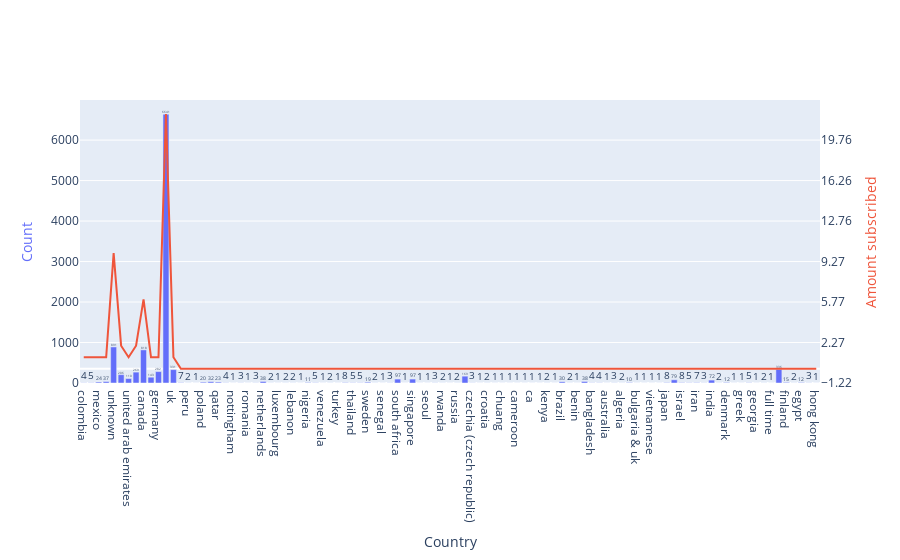

Notebook code for this chart:
### Code cell
bar(df.Country, df.subscribed, "Country", target_average_name="Amount subscribed", plot_average=False)

### Figure 1 — Plotly figure (JSON) as saved in the notebook; plotly's stock layout.template omitted (floating-point values rounded to 4 significant figures)
{"data": [{"showlegend": false, "texttemplate": "%{y}", "type": "bar", "x": ["colombia", "morocco", "mexico", "china", "unknown", "saudi arabia", "united arab emirates", "australia", "canada", "switzerland", "germany", "usa", "uk", "pakistan", "peru", "philadelphia", "poland", "portugal", "qatar", "philippines", "nottingham", "norway", "romania", "new zealand", "netherlands", "malaysia", "luxembourg ", "luxembourg", "lebanon", "latvia", "nigeria", "vietnam", "venezuela", "ukraine", "turkey", "tunisia", "thailand", "taiwan", "sweden", "sri lanka", "senegal", "south korea", "south africa", "singapore ", "singapore", "serbia", "seoul", "kuwait", "rwanda", "russia&ukraine", "russia", "spain", "czechia (czech republic)", "czechia", "croatia", "congo", "chuang", "central african republic", "cameroon", "california", "ca ", "ca", "kenya", "bulgaria", "brazil", "bolivia", "benin", "belgium", "bangladesh", "austria", "australia ", "argentina", "algeria", "-", "bulgaria & uk", "korea", "vietnamese", "jordan", "japan", "italy", "israel", "ireland", "iran", "indonesia", "india", "hungary", "denmark", "guinea", "greek", "greece", "georgia ", "georgia", "full time", "france", "finland", "england", "egypt", "dubai", "hong kong"], "y": [4, 5, 24, 37, 891, 206, 110, 269, 818, 143, 282, 6641, 331, 7, 2, 1, 20, 32, 23, 4, 1, 3, 1, 3, 38, 2, 1, 2, 2, 1, 11, 5, 1, 2, 1, 8, 5, 5, 19, 2, 1, 3, 97, 1, 97, 1, 1, 3, 2, 1, 2, 169, 3, 1, 2, 1, 1, 1, 1, 1, 1, 1, 2, 1, 30, 2, 1, 38, 4, 4, 1, 3, 2, 10, 1, 1, 1, 1, 8, 79, 8, 5, 7, 3, 72, 2, 12, 1, 1, 5, 1, 2, 1, 336, 15, 2, 12, 3, 1], "yaxis": "y"}, {"hovertemplate": "%{x}, %{y}, %{text}", "showlegend": false, "text": [1, 1, 1, 1, 10, 2, 1, 2, 6, 1, 1, 22, 1, 0, 0, 0, 0, 0, 0, 0, 0, 0, 0, 0, 0, 0, 0, 0, 0, 0, 0, 0, 0, 0, 0, 0, 0, 0, 0, 0, 0, 0, 0, 0, 0, 0, 0, 0, 0, 0, 0, 0, 0, 0, 0, 0, 0, 0, 0, 0, 0, 0, 0, 0, 0, 0, 0, 0, 0, 0, 0, 0, 0, 0, 0, 0, 0, 0, 0, 0, 0, 0, 0, 0, 0, 0, 0, 0, 0, 0, 0, 0, 0, 0, 0, 0, 0, 0, 0], "type": "scatter", "x": ["colombia", "morocco", "mexico", "china", "unknown", "saudi arabia", "united arab emirates", "australia", "canada", "switzerland", "germany", "usa", "uk", "pakistan", "peru", "philadelphia", "poland", "portugal", "qatar", "philippines", "nottingham", "norway", "romania", "new zealand", "netherlands", "malaysia", "luxembourg ", "luxembourg", "lebanon", "latvia", "nigeria", "vietnam", "venezuela", "ukraine", "turkey", "tunisia", "thailand", "taiwan", "sweden", "sri lanka", "senegal", "south korea", "south africa", "singapore ", "singapore", "serbia", "seoul", "kuwait", "rwanda", "russia&ukraine", "russia", "spain", "czechia (czech republic)", "czechia", "croatia", "congo", "chuang", "central african republic", "cameroon", "california", "ca ", "ca", "kenya", "bulgaria", "brazil", "bolivia", "benin", "belgium", "bangladesh", "austria", "australia ", "argentina", "algeria", "-", "bulgaria & uk", "korea", "vietnamese", "jordan", "japan", "italy", "israel", "ireland", "iran", "indonesia", "india", "hungary", "denmark", "guinea", "greek", "greece", "georgia ", "georgia", "full time", "france", "finland", "england", "egypt", "dubai", "hong kong"], "y": [1, 1, 1, 1, 10, 2, 1, 2, 6, 1, 1, 22, 1, 0, 0, 0, 0, 0, 0, 0, 0, 0, 0, 0, 0, 0, 0, 0, 0, 0, 0, 0, 0, 0, 0, 0, 0, 0, 0, 0, 0, 0, 0, 0, 0, 0, 0, 0, 0, 0, 0, 0, 0, 0, 0, 0, 0, 0, 0, 0, 0, 0, 0, 0, 0, 0, 0, 0, 0, 0, 0, 0, 0, 0, 0, 0, 0, 0, 0, 0, 0, 0, 0, 0, 0, 0, 0, 0, 0, 0, 0, 0, 0, 0, 0, 0, 0, 0, 0], "yaxis": "y2"}], "layout": {"autosize": true, "xaxis": {"autorange": true, "range": [-0.5, 98.5], "title": {"text": "Country"}, "type": "category"}, "yaxis": {"autorange": true, "range": [0, 6991.0], "side": "left", "title": {"font": {"color": "#636EFA"}, "text": "Count"}, "type": "linear"}, "yaxis2": {"anchor": "x", "autorange": true, "overlaying": "y", "range": [-1.222, 23.22], "side": "right", "tickmode": "sync", "title": {"font": {"color": "#EF553B"}, "text": "Amount subscribed"}, "type": "linear"}}}
